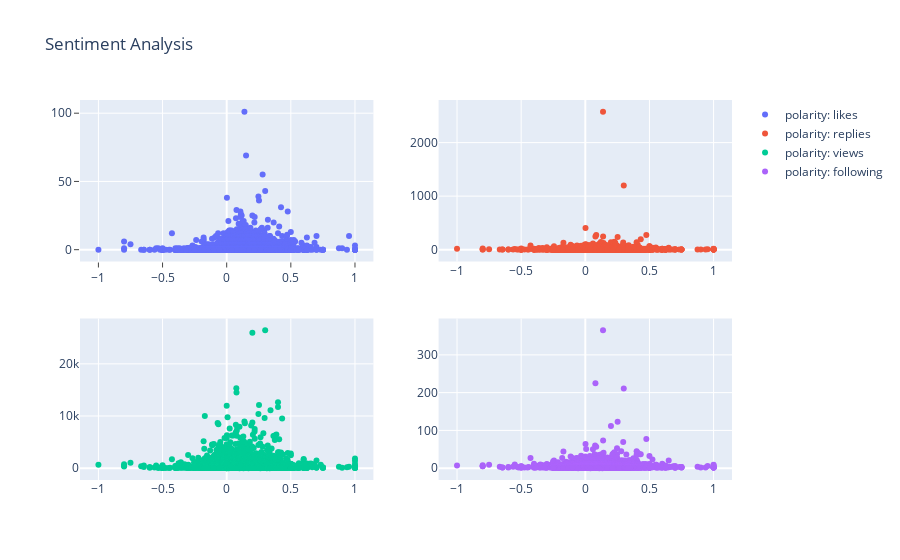

Notebook code cell kept with this figure:
### Code cell
sentiment_graph = make_subplots(rows=2, cols=2)

def build_sentiment_graph(sentiment, field, row, col):
    sentiment_graph.add_trace(go.Scatter(
        x=ynab_sa[sentiment],
        y=ynab_sa[field],
        name="{}: {}".format(sentiment, field)
        ),
        row=row,
        col=col
    )
build_sentiment_graph("polarity", "likes", 1, 1)
build_sentiment_graph("polarity", "replies", 1, 2)
build_sentiment_graph("polarity", "views", 2, 1)
build_sentiment_graph("polarity", "following", 2, 2)
# # build_sentiment_graph("subjectivity", "likes", 2, 1)
# # build_sentiment_graph("subjectivity", "replies", 2, 2)
# # build_sentiment_graph("subjectivity", "views", 2, 3)
# # build_sentiment_graph("subjectivity", "following", 2, 4)

sentiment_graph.update_traces(mode='markers')
sentiment_graph.update_layout(
    title="Sentiment Analysis",
    xaxis=dict(
        ticks='outside',
    ),
    yaxis=dict(
        ticks='outside',
    )
)

### Figure 1 — Plotly figure (JSON) as saved in the notebook; plotly's stock layout.template omitted (floating-point values rounded to 4 significant figures; data arrays with more than 128 entries replaced by an {"elided": "..."} marker saying what was removed)
{"data": [{"mode": "markers", "name": "polarity: likes", "type": "scatter", "x": {"elided": "7142 float values"}, "xaxis": "x", "y": {"elided": "7142 int values"}, "yaxis": "y"}, {"mode": "markers", "name": "polarity: replies", "type": "scatter", "x": {"elided": "7142 float values"}, "xaxis": "x2", "y": {"elided": "7142 int values"}, "yaxis": "y2"}, {"mode": "markers", "name": "polarity: views", "type": "scatter", "x": {"elided": "7142 float values"}, "xaxis": "x3", "y": {"elided": "7142 int values"}, "yaxis": "y3"}, {"mode": "markers", "name": "polarity: following", "type": "scatter", "x": {"elided": "7142 float values"}, "xaxis": "x4", "y": {"elided": "7142 int values"}, "yaxis": "y4"}], "layout": {"title": {"text": "Sentiment Analysis"}, "xaxis": {"anchor": "y", "domain": [0, 0.45], "ticks": "outside"}, "xaxis2": {"anchor": "y2", "domain": [0.55, 1]}, "xaxis3": {"anchor": "y3", "domain": [0, 0.45]}, "xaxis4": {"anchor": "y4", "domain": [0.55, 1]}, "yaxis": {"anchor": "x", "domain": [0.575, 1], "ticks": "outside"}, "yaxis2": {"anchor": "x2", "domain": [0.575, 1]}, "yaxis3": {"anchor": "x3", "domain": [0, 0.425]}, "yaxis4": {"anchor": "x4", "domain": [0, 0.425]}}}
